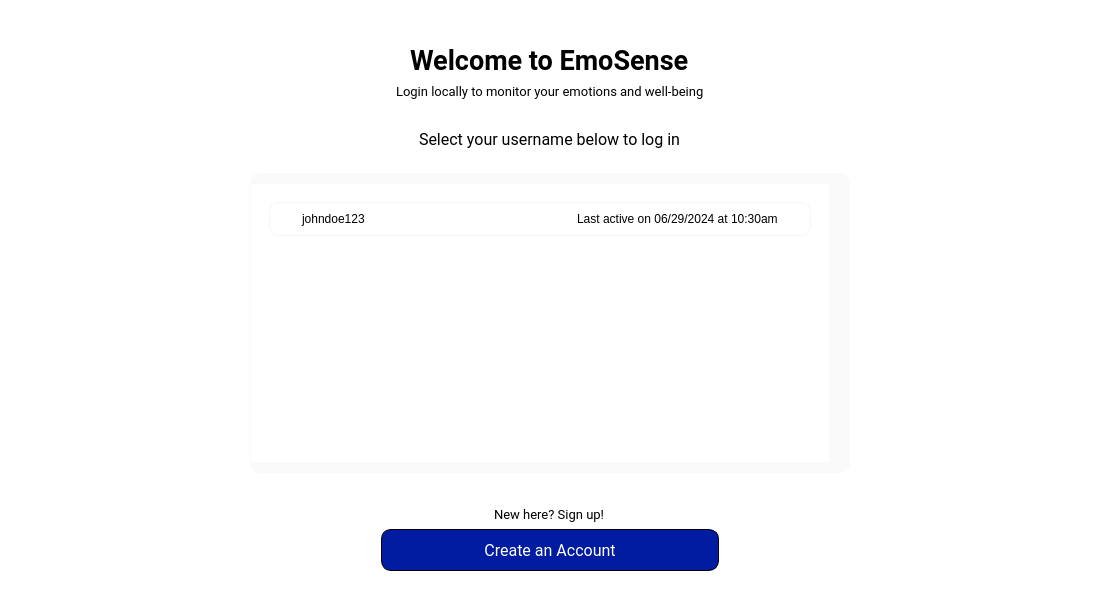
<?xml version="1.0" encoding="UTF-8"?>
<ui version="4.0">
 <class>UsersForm</class>
 <widget class="QWidget" name="UsersForm">
  <property name="geometry">
   <rect>
    <x>0</x>
    <y>0</y>
    <width>1100</width>
    <height>599</height>
   </rect>
  </property>
  <property name="sizePolicy">
   <sizepolicy hsizetype="Preferred" vsizetype="Preferred">
    <horstretch>0</horstretch>
    <verstretch>0</verstretch>
   </sizepolicy>
  </property>
  <property name="windowTitle">
   <string>EmoSense</string>
  </property>
  <property name="windowIcon">
   <iconset resource="../../assets/assets.qrc">
    <normaloff>:/icons/images/icons/logo.png</normaloff>:/icons/images/icons/logo.png</iconset>
  </property>
  <property name="styleSheet">
   <string notr="true">background-color: #fff;
color: #000;</string>
  </property>
  <layout class="QGridLayout" name="gridLayout_2">
   <item row="4" column="0" colspan="3">
    <spacer name="verticalSpacer_4">
     <property name="orientation">
      <enum>Qt::Orientation::Vertical</enum>
     </property>
     <property name="sizeHint" stdset="0">
      <size>
       <width>20</width>
       <height>40</height>
      </size>
     </property>
    </spacer>
   </item>
   <item row="0" column="0" colspan="3">
    <widget class="QFrame" name="frame">
     <property name="frameShape">
      <enum>QFrame::Shape::NoFrame</enum>
     </property>
     <property name="frameShadow">
      <enum>QFrame::Shadow::Raised</enum>
     </property>
     <layout class="QVBoxLayout" name="verticalLayout">
      <item>
       <spacer name="verticalSpacer_2">
        <property name="orientation">
         <enum>Qt::Orientation::Vertical</enum>
        </property>
        <property name="sizeHint" stdset="0">
         <size>
          <width>20</width>
          <height>40</height>
         </size>
        </property>
       </spacer>
      </item>
      <item alignment="Qt::AlignmentFlag::AlignHCenter">
       <widget class="QLabel" name="label">
        <property name="font">
         <font>
          <family>Roboto</family>
          <pointsize>20</pointsize>
          <bold>true</bold>
         </font>
        </property>
        <property name="text">
         <string>Welcome to EmoSense</string>
        </property>
       </widget>
      </item>
      <item alignment="Qt::AlignmentFlag::AlignHCenter">
       <widget class="QLabel" name="label_7">
        <property name="font">
         <font>
          <family>Roboto</family>
          <pointsize>10</pointsize>
         </font>
        </property>
        <property name="text">
         <string>Login locally to monitor your emotions and well-being</string>
        </property>
       </widget>
      </item>
      <item>
       <spacer name="verticalSpacer_3">
        <property name="orientation">
         <enum>Qt::Orientation::Vertical</enum>
        </property>
        <property name="sizeHint" stdset="0">
         <size>
          <width>20</width>
          <height>40</height>
         </size>
        </property>
       </spacer>
      </item>
      <item alignment="Qt::AlignmentFlag::AlignHCenter">
       <widget class="QLabel" name="label_SelectUsername">
        <property name="font">
         <font>
          <family>Roboto</family>
          <pointsize>12</pointsize>
          <bold>false</bold>
         </font>
        </property>
        <property name="text">
         <string>Select your username below to log in</string>
        </property>
       </widget>
      </item>
     </layout>
    </widget>
   </item>
   <item row="3" column="0" colspan="3">
    <widget class="QFrame" name="frame_3">
     <property name="font">
      <font>
       <family>Roboto</family>
      </font>
     </property>
     <property name="frameShape">
      <enum>QFrame::Shape::NoFrame</enum>
     </property>
     <property name="frameShadow">
      <enum>QFrame::Shadow::Raised</enum>
     </property>
     <layout class="QGridLayout" name="gridLayout">
      <item row="2" column="0" colspan="2" alignment="Qt::AlignmentFlag::AlignHCenter">
       <widget class="QPushButton" name="pushButton_CreateAnAccount">
        <property name="minimumSize">
         <size>
          <width>338</width>
          <height>42</height>
         </size>
        </property>
        <property name="font">
         <font>
          <family>Roboto</family>
          <pointsize>12</pointsize>
         </font>
        </property>
        <property name="styleSheet">
         <string notr="true">QPushButton {
    background-color: #011BA1;
    color: #fff;
    padding: 10px;
    border: 1px solid #000;
    border-radius: 10px;
}

QPushButton:hover {
    background-color: #00008B;
    color: #fff;
}

QPushButton:pressed {
    background-color: #000070; 
    color: #fff;
}
</string>
        </property>
        <property name="text">
         <string>Create an Account</string>
        </property>
       </widget>
      </item>
      <item row="1" column="0" colspan="2" alignment="Qt::AlignmentFlag::AlignHCenter">
       <widget class="QLabel" name="label_11">
        <property name="font">
         <font>
          <family>Roboto</family>
          <pointsize>10</pointsize>
         </font>
        </property>
        <property name="text">
         <string>New here? Sign up!</string>
        </property>
       </widget>
      </item>
     </layout>
    </widget>
   </item>
   <item row="1" column="1">
    <widget class="QFrame" name="frame_4">
     <property name="styleSheet">
      <string notr="true"/>
     </property>
     <property name="frameShape">
      <enum>QFrame::Shape::NoFrame</enum>
     </property>
     <property name="frameShadow">
      <enum>QFrame::Shadow::Raised</enum>
     </property>
     <layout class="QGridLayout" name="gridLayout_3">
      <item row="1" column="0">
       <widget class="QScrollArea" name="scrollArea">
        <property name="sizePolicy">
         <sizepolicy hsizetype="Preferred" vsizetype="Preferred">
          <horstretch>0</horstretch>
          <verstretch>0</verstretch>
         </sizepolicy>
        </property>
        <property name="minimumSize">
         <size>
          <width>600</width>
          <height>300</height>
         </size>
        </property>
        <property name="font">
         <font>
          <family>Roboto</family>
         </font>
        </property>
        <property name="styleSheet">
         <string notr="true">QScrollArea {
background-color: #fafafa;
border: 1px solid #fafafa;
border-radius: 10px;
padding: 10 0 10 0px;
}</string>
        </property>
        <property name="frameShape">
         <enum>QFrame::Shape::NoFrame</enum>
        </property>
        <property name="frameShadow">
         <enum>QFrame::Shadow::Plain</enum>
        </property>
        <property name="widgetResizable">
         <bool>true</bool>
        </property>
        <widget class="QWidget" name="scrollAreaWidgetContents">
         <property name="geometry">
          <rect>
           <x>0</x>
           <y>0</y>
           <width>578</width>
           <height>278</height>
          </rect>
         </property>
         <layout class="QVBoxLayout" name="verticalLayout_3">
          <item>
           <widget class="QWidget" name="usersContainer" native="true">
            <property name="sizePolicy">
             <sizepolicy hsizetype="Preferred" vsizetype="Preferred">
              <horstretch>0</horstretch>
              <verstretch>0</verstretch>
             </sizepolicy>
            </property>
            <property name="layoutDirection">
             <enum>Qt::LayoutDirection::LeftToRight</enum>
            </property>
            <property name="styleSheet">
             <string notr="true"/>
            </property>
            <layout class="QVBoxLayout" name="usersLayout">
             <property name="sizeConstraint">
              <enum>QLayout::SizeConstraint::SetMinAndMaxSize</enum>
             </property>
             <property name="bottomMargin">
              <number>9</number>
             </property>
             <item>
              <widget class="QFrame" name="frame_User">
               <property name="styleSheet">
                <string notr="true">background-color: #fff;
border: 1px solid #f5f5f5;
border-radius: 10px;
padding-left: 10px;
padding-right: 10px;</string>
               </property>
               <property name="frameShape">
                <enum>QFrame::Shape::StyledPanel</enum>
               </property>
               <property name="frameShadow">
                <enum>QFrame::Shadow::Raised</enum>
               </property>
               <layout class="QHBoxLayout" name="horizontalLayout_2">
                <item>
                 <widget class="QLabel" name="label_Username">
                  <property name="styleSheet">
                   <string notr="true">border: none;</string>
                  </property>
                  <property name="text">
                   <string>johndoe123</string>
                  </property>
                 </widget>
                </item>
                <item alignment="Qt::AlignmentFlag::AlignRight">
                 <widget class="QLabel" name="label_LastActiveDate">
                  <property name="styleSheet">
                   <string notr="true">border: none;</string>
                  </property>
                  <property name="text">
                   <string>Last active on 06/29/2024 at 10:30am</string>
                  </property>
                 </widget>
                </item>
               </layout>
              </widget>
             </item>
             <item>
              <spacer name="verticalSpacer">
               <property name="orientation">
                <enum>Qt::Orientation::Vertical</enum>
               </property>
               <property name="sizeHint" stdset="0">
                <size>
                 <width>20</width>
                 <height>40</height>
                </size>
               </property>
              </spacer>
             </item>
            </layout>
           </widget>
          </item>
         </layout>
        </widget>
       </widget>
      </item>
     </layout>
    </widget>
   </item>
   <item row="2" column="1">
    <spacer name="verticalSpacer_5">
     <property name="orientation">
      <enum>Qt::Orientation::Vertical</enum>
     </property>
     <property name="sizeHint" stdset="0">
      <size>
       <width>20</width>
       <height>40</height>
      </size>
     </property>
    </spacer>
   </item>
  </layout>
 </widget>
 <tabstops>
  <tabstop>scrollArea</tabstop>
  <tabstop>pushButton_CreateAnAccount</tabstop>
 </tabstops>
 <resources>
  <include location="../../assets/assets.qrc"/>
 </resources>
 <connections/>
</ui>
